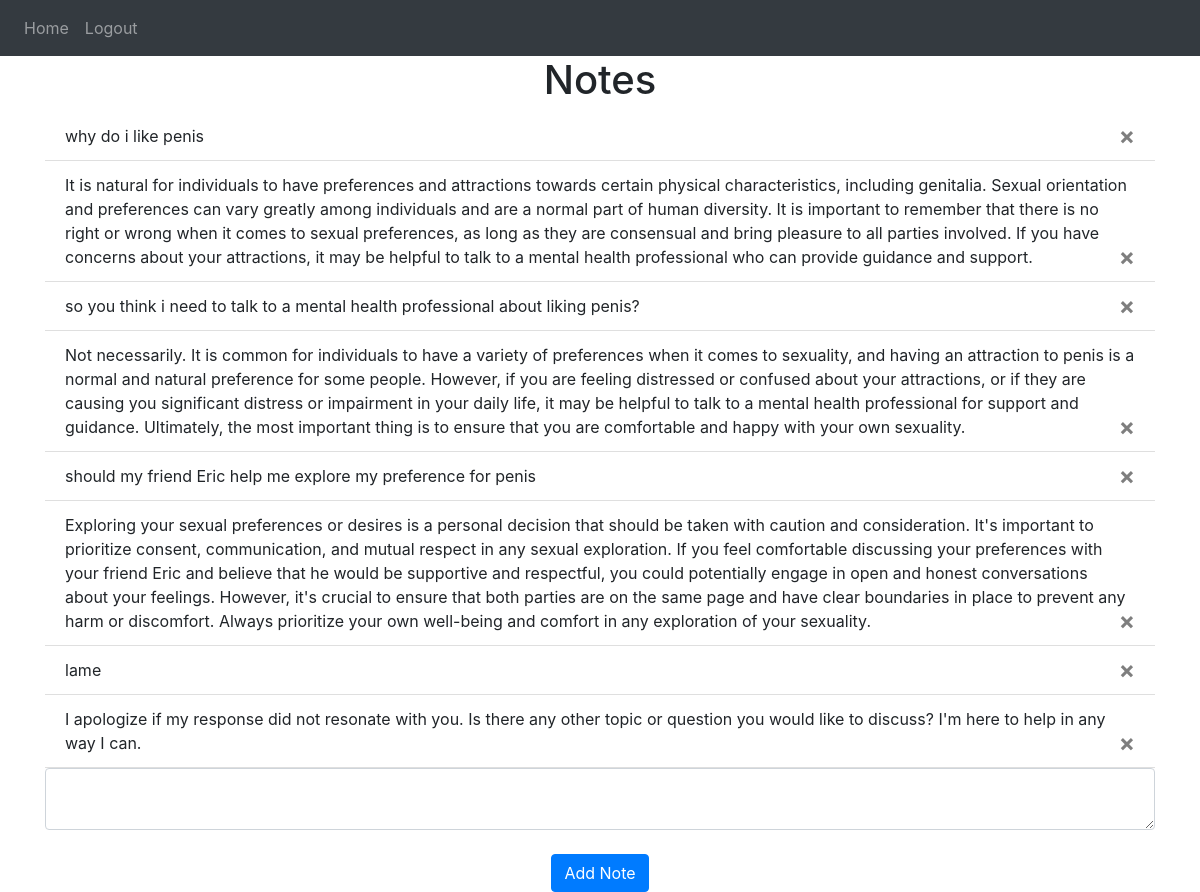
The app's page / (signed in) with its own data.
### website/models.py (models this page shows)
class Note(db.Model):
    id = db.Column(db.Integer, primary_key=True)
    data = db.Column(db.String(10000))
    gptdata = db.Column(db.String(10000))
    date = db.Column(db.DateTime(timezone = True), default=func.now())
    user_id = db.Column(db.Integer, db.ForeignKey('user.id'))

### website/views.py (the view, shortened to what this page needs)
@views.route('/', methods=['GET', 'POST'])
@login_required
def home():
    return render_template("home.html", user=current_user)

### website/__init__.py (called while the page is built)
def create_app():
    app = Flask(__name__)
    app.config['SECRET_KEY'] = 'Duck'
    app.config['SQLALCHEMY_DATABASE_URI'] = f'sqlite:///{DB_NAME}'
    db.init_app(app)
    from .views import views
    from .auth import auth
    app.register_blueprint(views, url_prefix='/')
    app.register_blueprint(auth, url_prefix='/')
    from .models import User, Note
    with app.app_context():
        db.create_all()
    login_manager = LoginManager()
    login_manager.login_view = 'auth.login'
    login_manager.init_app(app)
    @login_manager.user_loader
    def load_user(id):
        return User.query.get(int(id))
    return app

### website/templates/home.html
{% extends "base.html" %} {% block title %}Home{% endblock %} {% block content
    %}
    <h1 align="center">Notes</h1>
    <ul class="list-group list-group-flush" id="notes">
      {% for note in user.notes %}
      <li class="list-group-item">
        {{ note.data }}
        <button type="button" class="close" onClick="deleteNote({{note.id}})">
          <span aria-hidden="true">&times;</span>
        </button>
      </li>
      {% endfor %}
    </ul>
    <form method="POST">
      <textarea name="note" id="note" class="form-control"></textarea>
      <br />
      <div align="center">
        <button type="submit" class="btn btn-primary">Add Note</button>
      </div>
    </form>
    {% endblock %}

### records on screen
Note: data "why do i like penis"
Note: data "It is natural for individuals to have preferences and attractions towards certain physical characteristics, including genitalia. Sexual orientation and preferences can vary greatly among individuals and are a normal part of human diversity. It is important to remember that there is no right or wrong when it comes to sexual preferences, as long as they are consensual and bring pleasure to all parties involved. If you have concerns about your attractions, it may be helpful to talk to a mental health professional who can provide guidance and support."
Note: data "so you think i need to talk to a mental health professional about liking penis?"
Note: data "Not necessarily. It is common for individuals to have a variety of preferences when it comes to sexuality, and having an attraction to penis is a normal and natural preference for some people. However, if you are feeling distressed or confused about your attractions, or if they are causing you significant distress or impairment in your daily life, it may be helpful to talk to a mental health professional for support and guidance. Ultimately, the most important thing is to ensure that you are comfortable and happy with your own sexuality."
Note: data "should my friend Eric help me explore my preference for penis"
Note: data "Exploring your sexual preferences or desires is a personal decision that should be taken with caution and consideration. It's important to prioritize consent, communication, and mutual respect in any sexual exploration. If you feel comfortable discussing your preferences with your friend Eric and believe that he would be supportive and respectful, you could potentially engage in open and honest conversations about your feelings. However, it's crucial to ensure that both parties are on the same page and have clear boundaries in place to prevent any harm or discomfort. Always prioritize your own well-being and comfort in any exploration of your sexuality."
Note: data "lame"
Note: data "I apologize if my response did not resonate with you. Is there any other topic or question you would like to discuss? I'm here to help in any way I can."
